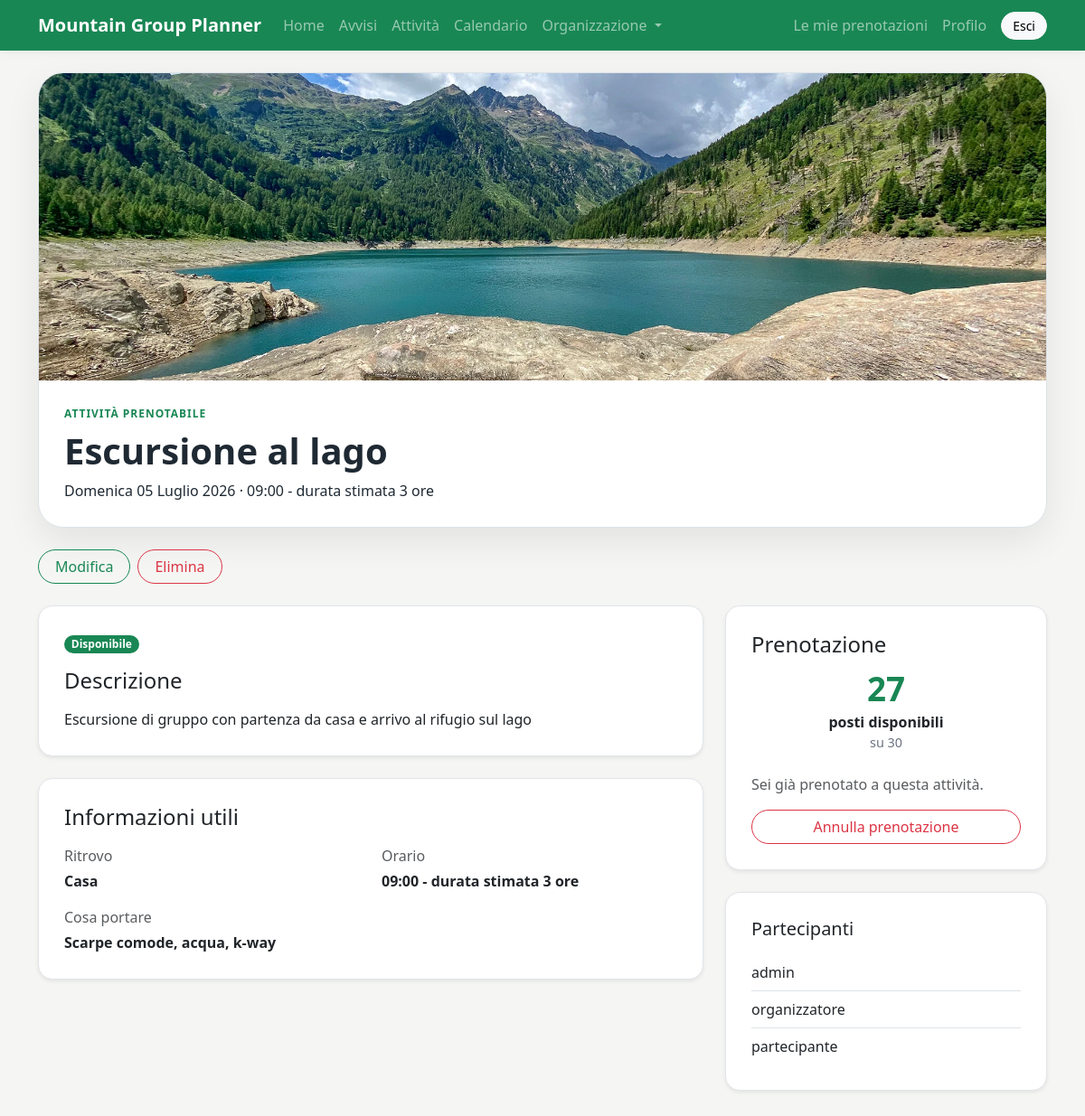
The app's page /activities/1/ (signed in) with its own data.
### activities/models.py (models this page shows, shortened)
class Activity(models.Model):
    title = models.CharField(max_length=200)
    category = models.ForeignKey(
        Category,
        on_delete=models.SET_NULL,
        null=True,
        blank=True,
        related_name="activities"
    )
    description = models.TextField()
    image = models.ImageField(
        upload_to="activities/",
        blank=True,
        null=True,
        verbose_name="Immagine"
    )
    date = models.DateField()
    start_time = models.TimeField()
    end_time = models.TimeField(blank=True, null=True)
    meeting_place = models.CharField(max_length=200)
    max_participants = models.PositiveIntegerField()
    what_to_bring = models.TextField(blank=True)
    requires_booking = models.BooleanField(
        default=True,
        verbose_name="Richiede prenotazione"
    )
    created_by = models.ForeignKey(
        settings.AUTH_USER_MODEL,
        on_delete=models.CASCADE,
        related_name="created_activities"
    )
    created_at = models.DateTimeField(auto_now_add=True)
    updated_at = models.DateTimeField(auto_now=True)
    class Meta:
        verbose_name_plural = "Activities"
    @property
    def booked_count(self):
        return self.bookings.count()
    @property
    def available_spots(self):
        if not self.requires_booking:
            return None
        return self.max_participants - self.booked_count
    @property
    def is_full(self):
        if not self.requires_booking:
            return False
        return self.available_spots <= 0
    @property
    def is_almost_full(self):
        if not self.requires_booking:
            return False
        return not self.is_full and self.available_spots <= 3

class Booking(models.Model):
    user = models.ForeignKey(
        settings.AUTH_USER_MODEL,
        on_delete=models.CASCADE,
        related_name="bookings"
    )
    activity = models.ForeignKey(
        Activity,
        on_delete=models.CASCADE,
        related_name="bookings"
    )
    created_at = models.DateTimeField(auto_now_add=True)
    class Meta:
        unique_together = ("user", "activity")
        ordering = ["-created_at"]

### activities/views.py (the view)
# urls.py: path("<int:pk>/", views.activity_detail, name="activity_detail"),
def activity_detail(request, pk):
    activity = get_object_or_404(Activity, pk=pk)
    user_booking = None
    if request.user.is_authenticated:
        user_booking = Booking.objects.filter(
            user=request.user,
            activity=activity
        ).first()
    activity_bookings = Booking.objects.filter(
        activity=activity
    ).select_related("user").order_by("user__username")
    context = {
        "activity": activity,
        "user_booking": user_booking,
        "activity_bookings": activity_bookings,
    }
    return render(request, "activities/activity_detail.html", context)

### templates/activities/activity_detail.html (shortened to what this page needs)
{% extends "base.html" %}
{% block content %}
    <section class="activity-detail-hero mb-4">
        {% if activity.image %}
            <img src="{{ activity.image.url }}" alt="{{ activity.title }}">
        {% else %}
            <div class="activity-detail-placeholder">
                <span>Mountain Planner</span>
            </div>
        {% endif %}
        <div class="activity-detail-hero-content">
            {% if activity.requires_booking %}
                <p class="section-label mb-2">Attività prenotabile</p>
            {% else %}
                <p class="section-label mb-2">Evento di gruppo</p>
            {% endif %}
            <h1 class="mb-2">
                {{ activity.title }}
            </h1>
            <p class="mb-0">
                {{ activity.date|date:"l d F Y" }} · {{ activity.start_time|time:"H:i" }}
                {% if activity.end_time %}
                    - {{ activity.end_time|time:"H:i" }}
                {% else %}
                    - durata stimata 3 ore
                {% endif %}
            </p>
        </div>
    </section>
    {% if user.is_authenticated and user.is_staff %}
        <div class="d-flex gap-2 mb-4">
            <a href="{% url 'activities:update_activity' activity.pk %}" class="btn btn-outline-success">
                Modifica
            </a>
            <a href="{% url 'activities:delete_activity' activity.pk %}" class="btn btn-outline-danger">
                Elimina
            </a>
        </div>
    {% endif %}
    <div class="row">
        <div class="col-lg-8 mb-4">
            <section class="card shadow-sm clean-card mb-4">
                <div class="card-body">
                    {% if not activity.requires_booking %}
                        <span class="badge text-bg-info mb-3">
                            Attività per tutto il gruppo
                        </span>
                    {% elif activity.is_full %}
                        <span class="badge text-bg-danger mb-3">
                            Completa
                        </span>
                    {% elif activity.is_almost_full %}
                        <span class="badge text-bg-warning mb-3">
                            Quasi piena
                        </span>
                    {% else %}
                        <span class="badge text-bg-success mb-3">
                            Disponibile
                        </span>
                    {% endif %}
                    <h2 class="h4 mb-3">
                        Descrizione
                    </h2>
                    <p class="mb-0">
                        {{ activity.description }}
                    </p>
                </div>
            </section>
            <section class="card shadow-sm clean-card">
                <div class="card-body">
                    <h2 class="h4 mb-3">
                        Informazioni utili
                    </h2>
                    <div class="row">
                        <div class="col-md-6 mb-3">
                            <p class="text-muted mb-1">Ritrovo</p>
                            <strong>{{ activity.meeting_place }}</strong>
                        </div>
                        <div class="col-md-6 mb-3">
                            <p class="text-muted mb-1">Orario</p>
                            <strong>
                                {{ activity.start_time|time:"H:i" }}
                                {% if activity.end_time %}
                                    - {{ activity.end_time|time:"H:i" }}
                                {% else %}
                                    - durata stimata 3 ore
                                {% endif %}
                            </strong>
                        </div>
                        {% if activity.what_to_bring %}
                            <div class="col-12">
                                <p class="text-muted mb-1">Cosa portare</p>
                                <strong>{{ activity.what_to_bring }}</strong>
                            </div>
                        {% endif %}
                    </div>
                </div>
            </section>
        </div>
        <div class="col-lg-4 mb-4">
            <section class="card shadow-sm clean-card">
                <div class="card-body">
                    {% if activity.requires_booking %}
                        <h2 class="h4 mb-3">
                            Prenotazione
                        </h2>
                        <div class="spots-box mb-4">
                            <span class="spots-number">
                                {{ activity.available_spots }}
                            </span>
                            <span class="spots-label">
                                posti disponibili
                            </span>
                            <span class="spots-total">
                                su {{ activity.max_participants }}
                            </span>
                        </div>
                        {% if user.is_authenticated %}
                            {% if user_booking %}
                                <p class="text-muted">
                                    Sei già prenotato a questa attività.
                                </p>
                                <form method="post" action="{% url 'activities:cancel_booking' activity.pk %}">
                                    <button type="submit" class="btn btn-outline-danger w-100">
                                        Annulla prenotazione
                                    </button>
                                </form>
                            {% endif %}
                        {% endif %}
                    {% endif %}
                </div>
            </section>
            {% if activity.requires_booking and user.is_authenticated and user.is_staff %}
                <section class="card shadow-sm clean-card mt-4">
                    <div class="card-body">
                        <h2 class="h5 mb-3">
                            Partecipanti
                        </h2>
                        {% if activity_bookings %}
                            <ul class="list-group list-group-flush">
                                {% for booking in activity_bookings %}
                                    <li class="list-group-item px-0">
                                        {{ booking.user.username }}
                                    </li>
                                {% endfor %}
                            </ul>
                        {% else %}
                            <p class="text-muted mb-0">
                                Nessun partecipante prenotato.
                            </p>
                        {% endif %}
                    </div>
                </section>
            {% endif %}
        </div>
    </div>
{% endblock %}

### static/css/style.css (style rules this page uses)
body { background-color: #f5f6f3; color: #1f2933; }
.card { border: 1px solid #e1e5ea; border-radius: 16px; }
.badge { border-radius: 999px; }
.btn { border-radius: 999px; padding-left: 18px; padding-right: 18px; }
.clean-card { background-color: #ffffff; }
.clean-card .card-body { padding: 28px; }
.section-label { color: #198754; font-weight: 700; font-size: 0.75rem; letter-spacing: 0.08em; text-transform: uppercase; margin-bottom: 8px; }
.spots-box { text-align: center; }
.spots-number { display: block; font-size: 2.3rem; font-weight: 800; line-height: 1; color: #198754; }
.spots-label { display: block; font-weight: 700; margin-top: 6px; }
.spots-total { display: block; color: #6b7280; font-size: 0.9rem; }
.activity-detail-hero { background-color: #ffffff; border: 1px solid #dce2e8; border-radius: 28px; overflow: hidden; box-shadow: 0 14px 38px rgba(0, 0, 0, 0.08); }
.activity-detail-hero img { width: 100%; height: 340px; object-fit: cover; display: block; }
.activity-detail-hero-content { padding: 28px; }
.activity-detail-hero-content h1 { font-weight: 800; }

### records on screen
Activity: image (picture), title "Escursione al lago", date "Domenica 05 Luglio 2026", start_time "09:00", description "Escursione di gruppo con partenza da casa e arrivo al rifugio sul lago", meeting_place "Casa", what_to_bring "Scarpe comode, acqua, k-way", available_spots "27", max_participants "30"
Booking: user.username "admin"
Booking: user.username "organizzatore"
Booking: user.username "partecipante"
